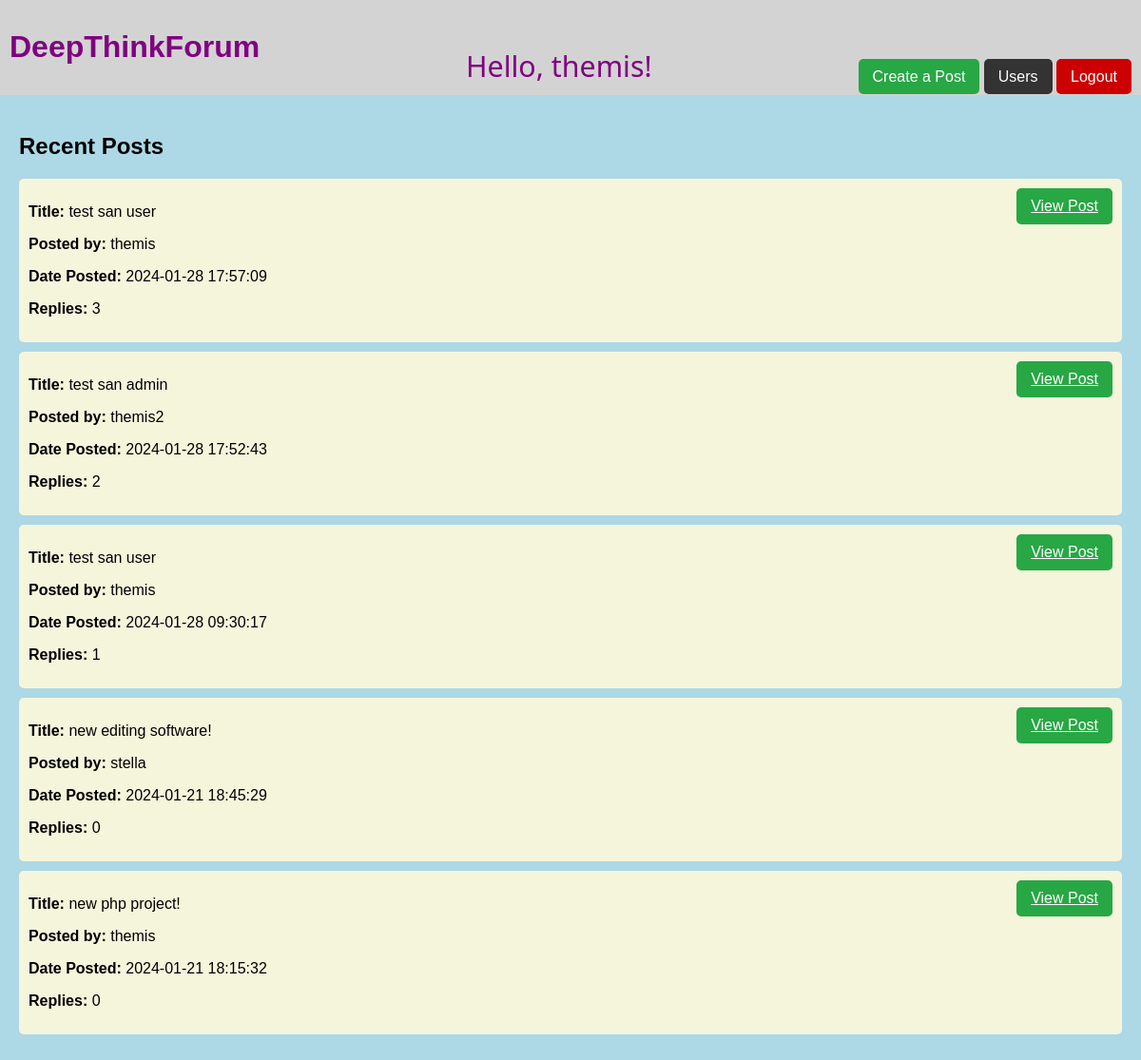
The page /forum/forum.php (signed in) on the database its author committed.
### tables this page shows
CREATE TABLE `users` (
  `user_id` int(11) NOT NULL,
  `username` varchar(50) NOT NULL,
  `email` varchar(100) NOT NULL,
  `password` varchar(255) NOT NULL,
  `role` enum('user','admin') DEFAULT 'user',
  `created_at` timestamp NOT NULL DEFAULT current_timestamp(),
  `registration_date` datetime DEFAULT current_timestamp()
);

CREATE TABLE `posts` (
  `post_id` int(11) NOT NULL,
  `user_id` int(11) NOT NULL,
  `post_title` varchar(255) NOT NULL,
  `date_posted` datetime NOT NULL DEFAULT current_timestamp(),
  `content` text NOT NULL,
  `created_at` timestamp NOT NULL DEFAULT current_timestamp(),
  `views` int(11) DEFAULT 0
);

### forum/forum_functions.php (called while the page is built, shortened)
<?php
function getUserInfo($conn, $userId) {
    $sql = "SELECT * FROM users WHERE user_id = '$userId'";
    $result = $conn->query($sql);
    if ($result->num_rows == 1) {
        return $result->fetch_assoc();
    } else {
        return null;
    }
}
function getRecentPosts($conn) {
    $sql = "SELECT posts.post_id, posts.post_title, posts.date_posted, COUNT(post_replies.reply_id) AS reply_count, users.username
            FROM posts
            LEFT JOIN users ON posts.user_id = users.user_id
            LEFT JOIN post_replies ON posts.post_id = post_replies.post_id
            GROUP BY posts.post_id
            ORDER BY posts.date_posted DESC
            LIMIT 10";
    $result = $conn->query($sql);
    if ($result && $result->num_rows > 0) {
        return $result->fetch_all(MYSQLI_ASSOC);
    } else {
        return [];
    }
}
?>

### forum/forum.php (the view, shortened to what this page needs)
<?php
require_once('../database/db_connection.php');
require_once('forum_functions.php');
function displayRecentPosts($recentPosts, $isAdmin) {
    foreach ($recentPosts as $post) {
        echo "
        <div class='post-item'>
            <p><strong>Title:</strong> {$post['post_title']}</p>
            <p><strong>Posted by:</strong> {$post['username']}</p>
            <p><strong>Date Posted:</strong> {$post['date_posted']}</p>
            <p><strong>Replies:</strong> {$post['reply_count']}</p>";
        echo "
            <span class='spacer'></span>
            <a href='../posts/view_post.php?post_id={$post['post_id']}' class='view-btn'>View Post</a>
        </div>";
    }
}
$userInfo = getUserInfo($conn, $_SESSION["user_id"]);
$recentPosts = getRecentPosts($conn);
$isAdmin = isAdmin($conn, $_SESSION["user_id"]);
?>
<!DOCTYPE html>
<html lang="en">
<head>
</head>
<body>
    <header>
        <h1>DeepThinkForum</h1>
        <div class="user-info">
            <p>Hello, <?php echo $userInfo['username']; ?>!</p>
        </div>
        <div class="buttons">
            <a href="../posts/create_post.php" class="btn create-post-btn">Create a Post</a>
            <a href="users.php" class="btn users-btn">Users</a>
            <a href="logout.php" class="btn logout-btn">Logout</a>
        </div>
    </header>
    <div class="container">
        <h2>Recent Posts</h2>
        <div class="recent-posts">
            <?php displayRecentPosts($recentPosts, $isAdmin); ?>
        </div>
    </div>
</body>
</html>

### forum/forum_css.php (style rules this page uses)
body { font-family: Arial, sans-serif; background-color: #add8e6; margin: 0; padding: 0; }
header { background-color: #d3d3d3; color: white; padding: 10px; text-align: center; display: flex; justify-content: space-between; align-items: flex-end; }
h1 { color: #800080; }
.user-info { display: flex; align-items: flex-end; }
.user-info p { margin: 0; color: #800080; font-size: 1.9em; font-family: 'Segoe UI', Tahoma, Geneva, Verdana, sans-serif; }
.btn { padding: 10px 15px; text-decoration: none; border-radius: 5px; cursor: pointer; }
.logout-btn { background-color: #cc0000; color: white; }
.create-post-btn { background-color: #28a745; color: white; }
.users-btn { background-color: #333; color: white; }
.container { padding: 20px; }
.recent-posts { margin-top: 20px; }
.post-item { background-color: #f5f5dc; padding: 10px; margin-bottom: 10px; border-radius: 5px; position: relative; }
.delete-btn, .view-btn { padding: 10px 15px; border-radius: 5px; cursor: pointer; margin-left: 10px; position: absolute; top: 10px; }
.view-btn { background-color: #28a745; color: white; right: 10px; }

### rows shown on the page
users: username "themis"
posts: post_title "test san user", user.username "themis", date_posted "2024-01-28 17:57:09", reply_count "3"
posts: post_title "test san admin", user.username "themis2", date_posted "2024-01-28 17:52:43", reply_count "2"
posts: post_title "test san user", user.username "themis", date_posted "2024-01-28 09:30:17", reply_count "1"
posts: post_title "new editing software!", user.username "stella", date_posted "2024-01-21 18:45:29", reply_count "0"
posts: post_title "new php project!", user.username "themis", date_posted "2024-01-21 18:15:32", reply_count "0"
